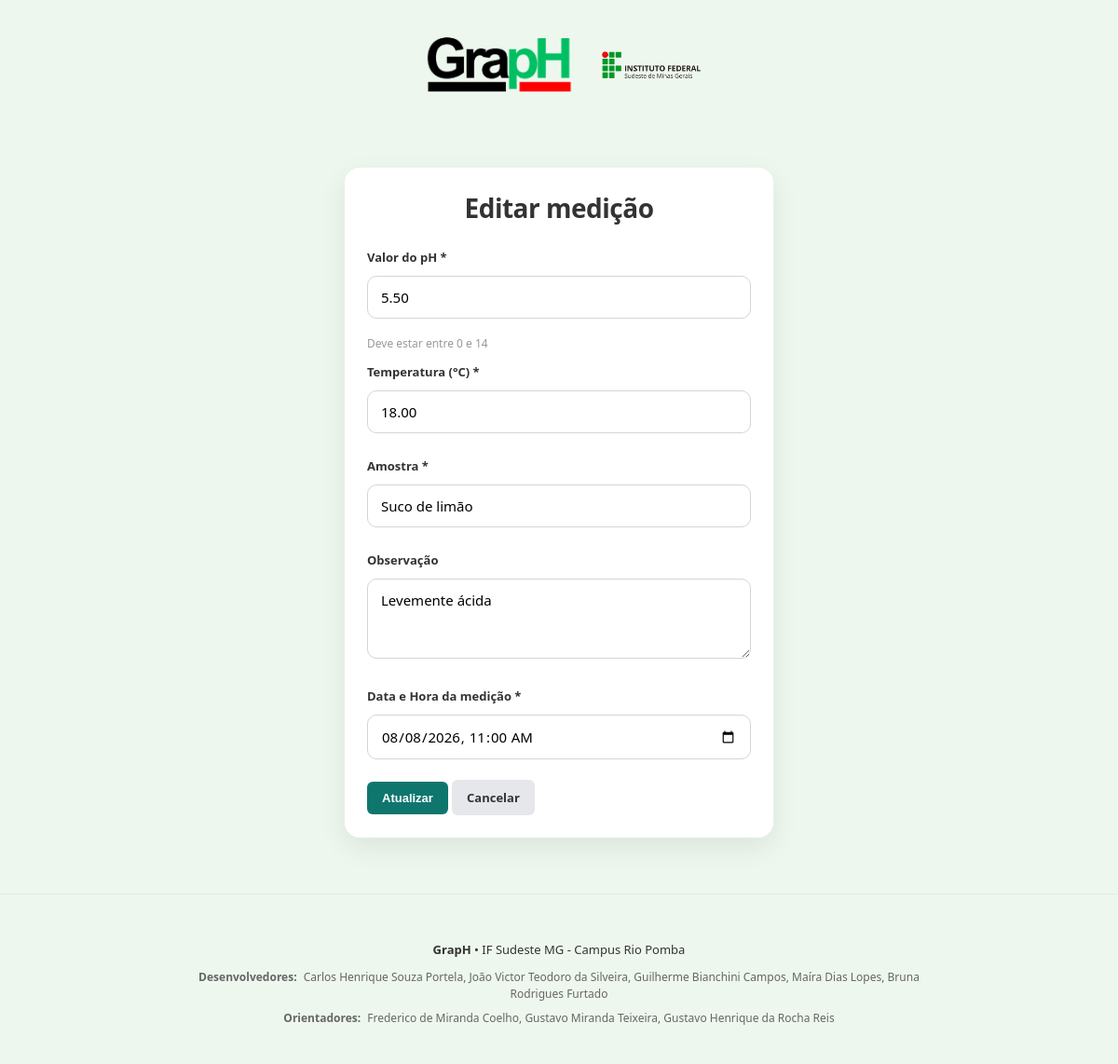
Screenshot of /medicoes_editar.php?id=2 (signed in) with the database file from the repository.
### tables this page shows
CREATE TABLE medicoes_ph (
  id INT UNSIGNED NOT NULL AUTO_INCREMENT,
  usuario_id INT UNSIGNED NOT NULL,
  valor_ph DECIMAL(4,2) NOT NULL,
  temperatura DECIMAL(5,2) NOT NULL,
  amostra VARCHAR(100) NOT NULL,
  observacao TEXT DEFAULT NULL,
  data_medicao DATETIME NOT NULL,
  criado_em DATETIME NOT NULL DEFAULT CURRENT_TIMESTAMP,
  atualizado_em DATETIME DEFAULT NULL,
  atualizado_por INT UNSIGNED DEFAULT NULL,
  PRIMARY KEY (id),
  KEY idx_medicoes_usuario (usuario_id),
  KEY idx_medicoes_atualizado_em (atualizado_em),
  CONSTRAINT fk_medicoes_usuario FOREIGN KEY (usuario_id) REFERENCES usuarios(id) ON UPDATE CASCADE
);

### auth.php (called while the page is built, shortened)
<?php
function get_timezone(): DateTimeZone {
    return new DateTimeZone('America/Sao_Paulo');
}
function format_datetime_input($value): string {
    try {
        if ($value instanceof DateTimeInterface) {
            $date = $value;
        } else {
            $date = new DateTimeImmutable((string) $value, get_timezone());
        }
    } catch (Exception $e) {
        return '';
    }
    return $date->setTimezone(get_timezone())->format('Y-m-d\TH:i');
}
function is_admin(): bool {
    return !empty($_SESSION['usuario_role']) && $_SESSION['usuario_role'] === 'admin';
}

### medicoes_editar.php (the view, shortened to what this page needs)
<?php
require 'conexao.php';
require 'auth.php';
$id = filter_input(INPUT_GET, 'id', FILTER_VALIDATE_INT);
$sql = 'SELECT id, valor_ph, temperatura, amostra, observacao, data_medicao, usuario_id FROM medicoes_ph WHERE id = ? LIMIT 1';
$stmt = mysqli_prepare($conexao, $sql);
mysqli_stmt_bind_param($stmt, 'i', $id);
mysqli_stmt_execute($stmt);
$resultado = mysqli_stmt_get_result($stmt);
$medicao = mysqli_fetch_assoc($resultado);
$data_medicao_formatada = '';
if (!empty($medicao['data_medicao'])) {
    $data_medicao_formatada = format_datetime_input($medicao['data_medicao']);
} else {
    $data_medicao_formatada = format_datetime_input(now_brasilia());
}
?>
<!DOCTYPE html>
<html lang="pt-BR">
<head>
  <link rel="stylesheet" href="estilo.css">
</head>
<body>
  <div class="logo-area">
    <img src="imagens/logo-sistema.png" alt="GrapH" class="logo-system">
    <img src="imagens/logo-if-h.png" alt="Instituto Federal" class="logo-if">
  </div>
  <div class="form-card">
    <h2>Editar medição</h2>
    <form method="POST">
      <label>Valor do pH *</label>
      <input type="number" step="0.01" min="0" max="14" name="valor_ph" value="<?php echo htmlspecialchars($medicao['valor_ph']); ?>" required>
      <small style="color: #999; font-size: 12px;">Deve estar entre 0 e 14</small>
      <label>Temperatura (°C) *</label>
      <input type="number" step="0.1" name="temperatura" value="<?php echo htmlspecialchars($medicao['temperatura'] ?? ''); ?>" required>
      <label>Amostra *</label>
      <input type="text" name="amostra" value="<?php echo htmlspecialchars($medicao['amostra'] ?? ''); ?>" required>
      <label>Observação</label>
      <textarea name="observacao" rows="3"><?php echo htmlspecialchars($medicao['observacao'] ?? ''); ?></textarea>
      <label>Data e Hora da medição *</label>
      <input type="datetime-local" name="data_medicao" value="<?php echo htmlspecialchars($data_medicao_formatada); ?>" required>
      <button class="btn" type="submit">Atualizar</button>
      <a class="btn-secondary" href="<?php echo is_admin() ? 'admin_medicoes.php' : 'medicoes_listar.php'; ?>">Cancelar</a>
    </form>
  </div>
<?php include 'footer.php'; ?>
</body>
</html>

### estilo.css (style rules this page uses)
* { box-sizing: border-box; }
:root { --color-primary: #4CAF50; --color-primary-dark: #45a049; --color-danger: #dc2626; --color-secondary: #e5e7eb; --color-text: #333; --color-text-light: #666; --color-border: #ddd; --color-bg: #f5f5f5; --color-white: #fff; }
body { font-family: 'Segoe UI', Tahoma, Geneva, Verdana, sans-serif; background: #eef7ee; color: var(--color-text); margin: 0; padding: 0; }
h1, h2 { margin: 0 0 10px 0; color: var(--color-text); }
h2 { font-size: 24px; }
input, textarea, select { width: 100%; padding: 10px 12px; border: 1px solid var(--color-border); border-radius: 6px; font-size: 13px; font-family: inherit; margin-bottom: 10px; }
label { display: block; font-weight: 600; margin: 12px 0 5px 0; color: var(--color-text); font-size: 13px; }
.btn, button, a.btn { display: inline-block; padding: 10px 16px; border: none; border-radius: 6px; cursor: pointer; font-weight: 600; font-size: 13px; text-decoration: none !important; transition: all 0.3s ease; text-align: center; }
.btn, button { background: var(--color-primary); color: var(--color-white); width: 100%; margin-top: 10px; }
.btn-secondary, a.btn-secondary { background: var(--color-secondary); color: var(--color-text); width: auto; display: inline-block; padding: 10px 16px; border-radius: 6px; font-weight: 600; font-size: 13px; margin-right: 10px; margin-top: 0; transition: all 0.3s ease; text-decoration: none !important; text-align: center; }
.form-card { background: var(--color-white); border-radius: 8px; box-shadow: 0 2px 10px rgba(0, 0, 0, 0.1); padding: 30px; width: 100%; max-width: 400px; margin: 30px auto; }
form { margin-top: 20px; }
form .btn { width: auto; }
h1, h2 { margin: 0 0 16px; }
a, button { display: inline-block; text-decoration: none; border: 0; border-radius: 10px; padding: 10px 14px; cursor: pointer; font-weight: 700; }
a { color: #0f766e; }
.btn { background: #0f766e; color: #fff; }
.btn-secondary { background: #e5e7eb; color: #111827; }
input, textarea { width: 100%; padding: 12px 14px; margin: 6px 0 14px; border: 1px solid #d1d5db; border-radius: 10px; font-size: 15px; }
label { font-weight: 700; }
.form-card { max-width: 460px; margin: 60px auto; background: #fff; padding: 24px; border-radius: 16px; box-shadow: 0 10px 30px rgba(0,0,0,.08); }
.logo-area { display: flex; justify-content: center; align-items: center; gap: 18px; flex-wrap: wrap; margin-top: 20px; margin-bottom: 20px; }
.logo-system { width: 180px; max-width: 100%; height: auto; }
.logo-if { width: 110px; max-width: 100%; height: auto; }
.form-card .login-title, .form-card h2 { text-align: center !important; margin: 0 auto 25px auto !important; padding: 0 !important; font-size: 28px !important; font-weight: 700 !important; color: var(--color-text) !important; width: 100% !important; display: block !important; letter-spacing: -0.5px; }

### rows the page displays
medicoes_ph: valor_ph "5.50", temperatura "18.00", amostra "Suco de limão", observacao "Levemente ácida", data_medicao "08/08/2026 11:00"
